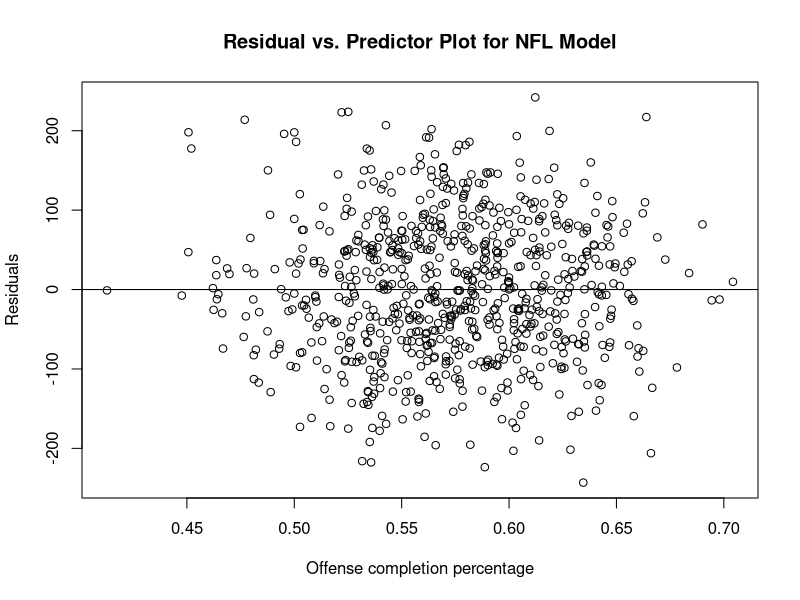
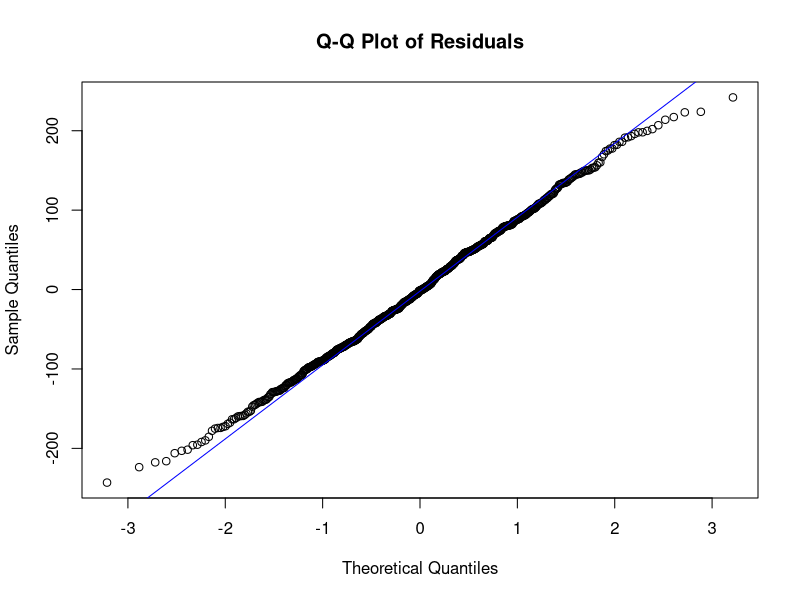

Source code (R) for these figures, in order: (Note: this script raises an error after producing the figures.)
## 00_clean-data.R

#cleaning data
raw_data <- read.csv("data/nfl-team-statistics.csv")
summary(raw_data)

sum(is.na(raw_data))

clean_data <- raw_data[c("season", "offense_completion_percentage", "defense_completion_percentage", "points_scored","points_allowed", "score_differential")]
summary(clean_data)

#regression with score differential as outcome and offense completion percentage as predictor
lm_fit <- lm(score_differential ~ offense_completion_percentage, data = clean_data)
summary(lm_fit)

b0 <- coef(lm_fit)[1] #intercept coefficient
b1 <- coef(lm_fit)[2] #slope coefficient

confint(lm_fit)

#reisudal vs predictor plot
plot(clean_data$offense_completion_percentage, resid(lm_fit),
     main = "Residual vs. Predictor Plot for NFL Model",
     xlab = "Offense completion percentage",
     ylab = "Residuals",
)+
  abline(h=0)

#quantile-quantile plot 
qqnorm(resid(lm_fit),
       main = "Q-Q Plot of Residuals")+
  qqline(resid(lm_fit), col = "blue")

#note the heavy tails
